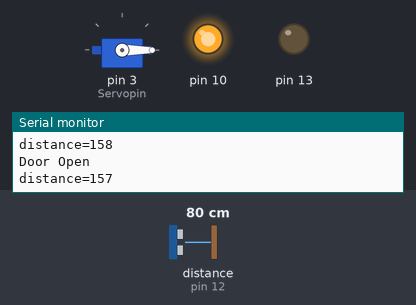
Recording of a sketch running on a simulated Arduino Uno, built with avr-gcc and run on an emulated ATmega328P. Parts: servo, output pins drawn as LEDs (lit = HIGH), the last lines printed to the serial monitor. Wiring (inferred from the names in the program): ultrasonic range finder: trigger pin 11; echo pin 12. Inputs (shaded band) come from the test bench; at power-on: distance to the obstacle (sensor on pin 12) 80 cm. The echo pulse lasts 58.3 µs per cm; pins used as bus, display or sensor lines are not drawn.

Above: at 2.3 s.
2.4 s: distance to the obstacle (sensor on pin 12) set to 29 cm
4.5 s: distance to the obstacle (sensor on pin 12) set to 25 cm
At 5.7 s:
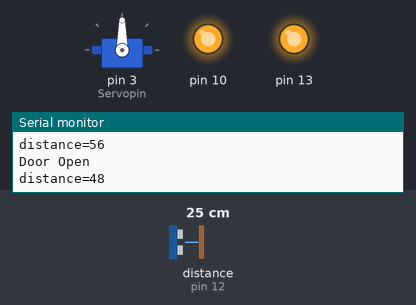
6.6 s: distance to the obstacle (sensor on pin 12) set to 35 cm
At 9.2 s:
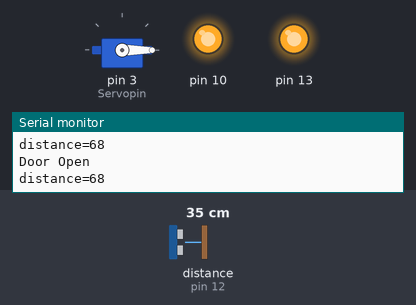
9.5 s: distance to the obstacle (sensor on pin 12) set to 2 cm
At 11.8 s:
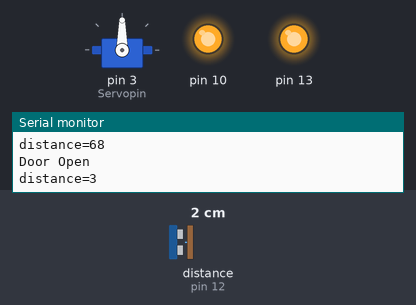
Timing chart, 0 to 13.3 s (numbered marks = the images above; inputs shaded):
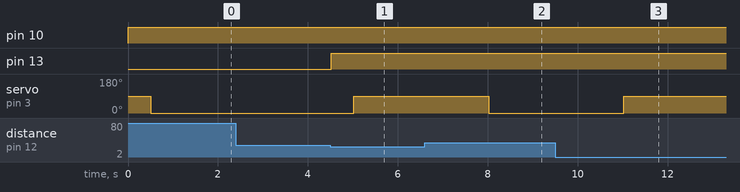

The sketch:

smart_helmet.ino
```cpp
#include<Servo.h>
int Servopin=3;
Servo Servo1;
int triggerpin=11;
int echopin=12;
int time;
int distance;
void setup() {
  // put your setup code here, to run once:
  Serial.begin(9600);
  pinMode(triggerpin,OUTPUT);
  pinMode(echopin,INPUT);
  pinMode(13,OUTPUT);
  pinMode(10,OUTPUT);
  Servo1.attach(Servopin);
}

void loop() {
  digitalWrite(triggerpin,HIGH);
  delayMicroseconds(10);
  digitalWrite(triggerpin,LOW);
  time=pulseIn(echopin,HIGH);
  distance=(time*0.034);
  if(distance<=50)
  {Serial.println("Door Open");
  Serial.print("distance=");
  Serial.println(distance);
  digitalWrite(13,HIGH);
  delay(500);
   Servo1.write(90);
  delay(1000);
  }
  else
  {Serial.println("Door Open");
  Serial.print("distance=");
  Serial.println(distance);
  digitalWrite(10,HIGH);
  delay(500);
  Servo1.write(0);
  delay(1000);
  }

}
```

Measured:
- the behaviour switches between 27 and 26 cm on distance to the obstacle (sensor on pin 12) (found by bisection; images 0 and 1)
- after the input at 4.5 s, pin 13: LOW → HIGH at once; servo on pin 3 (Servopin): 0° → 90° after 0.52 s
- after the input at 6.6 s, servo on pin 3 (Servopin): 90° → 0° after 1.4 s
- after the input at 9.5 s, servo on pin 3 (Servopin): 0° → 90° after 1.5 s
